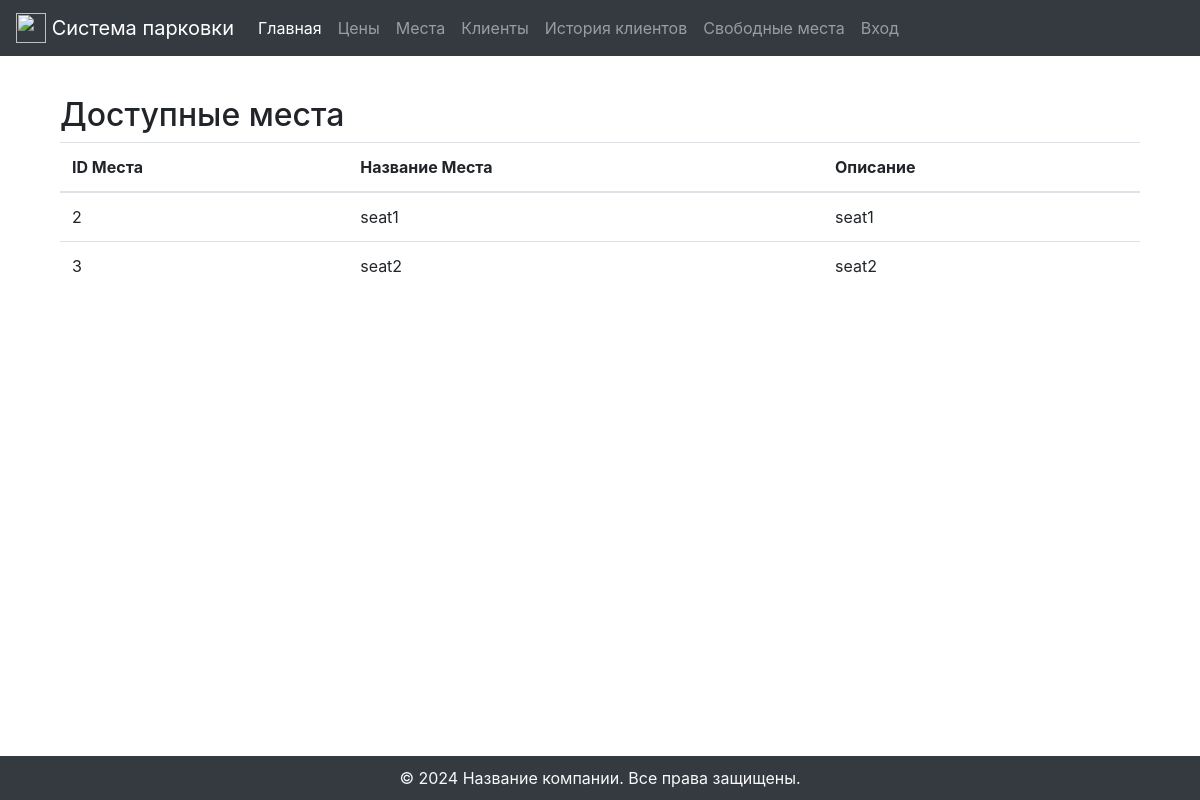
The app's page /available-seats/, older data.
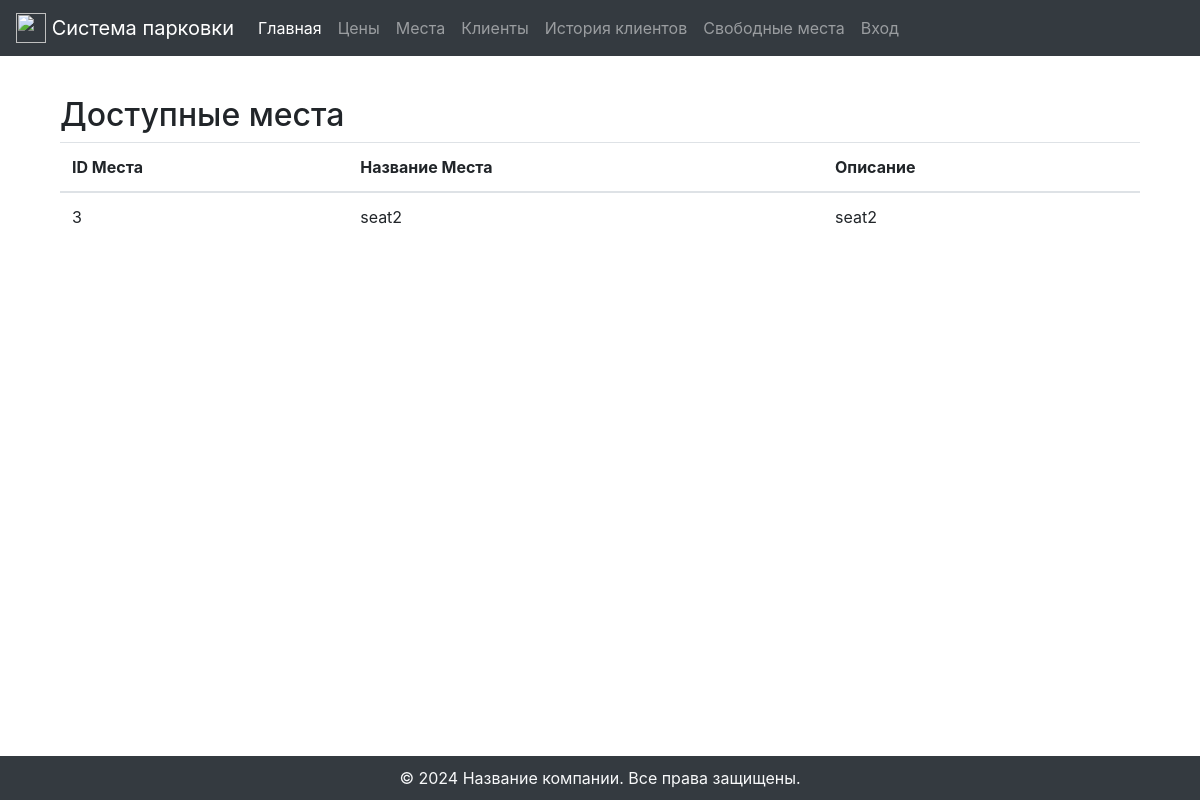
The same page, newer data.
### pages/models.py (models this page shows, shortened)
class Seat(models.Model):
    place_name = models.CharField(max_length=255)  # The max_length should be defined based on your varchar requirements
    explanation = models.TextField(null=True, blank=True)  # The question mark indicates that this field can be null
    status = models.BooleanField(default=False)  # New status field with default set to False

### pages/seats_views.py (the view)
# urls.py: path('available-seats/', AvailableSeatsView.as_view(), name='available-seats'),
class AvailableSeatsView(ListView):
    model = Seat
    template_name = 'seats/available_seats.html'
    context_object_name = 'seats'
    def get_queryset(self):
        return Seat.objects.filter(status=False)

### templates/seats/available_seats.html
{% extends 'base.html' %}
{% block content %}
<div class="container mt-3">
    <h2>Доступные места</h2>
    <table class="table">
        <thead>
            <tr>
                <th>ID Места</th>
                <th>Название Места</th>
                <th>Описание</th>
            </tr>
        </thead>
        <tbody>
            {% for seat in seats %}
            <tr>
                <td>{{ seat.id }}</td>
                <td>{{ seat.place_name }}</td>
                <td>{{ seat.explanation }}</td>
            </tr>
            {% empty %}
            <tr>
                <td colspan="3">Доступные места не найдены.</td>
            </tr>
            {% endfor %}
        </tbody>
    </table>
</div>
{% endblock %}

Row changes from the older to the newer data that the page shows:
no longer on this page (row edited): Seat: id "2", place_name "seat1", explanation "seat1"
